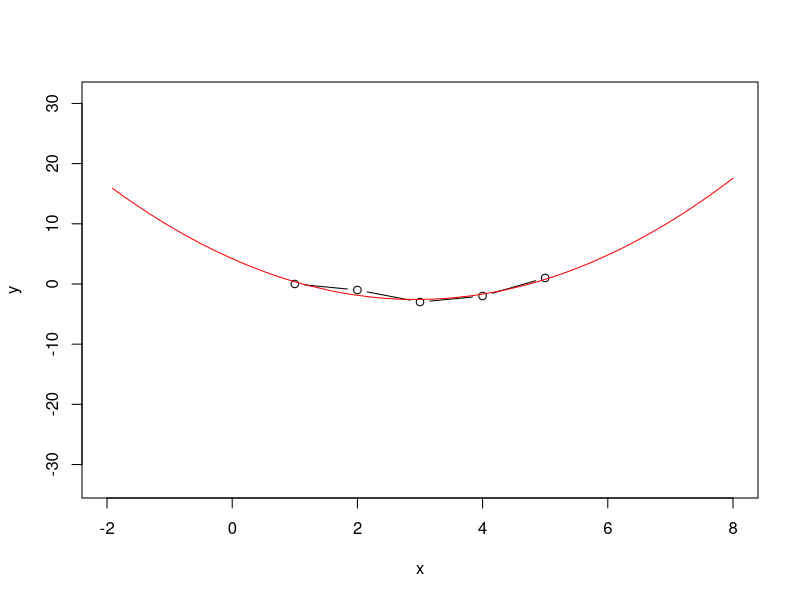

Recreate this plot in R.
#1) po castech linearni
# 2.3.4) POLYNOM vandermont, lagrangeuv tvar, newtonuw dodelat newtona
myPlot<-function(x,y,consX,consY){
  rozsiritX<-consX
  rozsiritY<-consY
  intervalX<-((x[length(x)])-x[1])*(rozsiritX) #rozsiri graf horizontalne
  intervalY<-(max(y)-min(y))*rozsiritY #rozsiri graf vertikalne 
  plot(c(x[1]-intervalX,x,x[length(x)]+intervalX),c(min(y)-intervalY,y,max(y)+intervalY),type="b")
}
funcVector<-function(iks,po){#c je polynom stupne
  fcVct<-matrix(nrow = po+1,ncol = length(iks))
  n=length(iks)
  fcVct[1,]=rep(1,n);
  for(i in 1:po){
    fcVct[i+1,]<-c(fcVct[i,]*iks)
  }
  return(fcVct)}

x<-c(1,2,3,4,5)

y<-c(0,-1,-3,-2,1)

# 
# x<-c(1,2,3,4)
# y<-c(3,7,12,25)

# y2<-c(10,5,-5,30,-6,-15,2,-22)
# y3<-c(6,1,-14,30,2,16,13,-22)
# yc<-c(-6,1,4,7,9,11,12,17,10,5,-5,30,-6,-15,2,-22,6,1,-14,30,2,16,13,-22)
# ym<-matrix(c(y,y2,y3),ncol=length(y))

xs<--pi
delta<-pi/(1.9)
xsin<-vector(mode = "numeric")
ysin<-c()
ind<-0
while(xs<(3*pi)){
  ys<-sin(xs)
  #print(ys)
    xsin[ind]<-round(xs,6)
    ysin[ind]<-round(ys,6)
    xs<-xs+delta
    ind<-ind+1
}
#print(xsin)
#print(ysin)


# x<-c(1,3,4)
# y<-c(2,5,6)


#myPlot(xsin,ysin,0.3,6)#vektory x, y a konstanty rozsireni grafu pro osu x, y

plot(x,y, type = "b",xlim = c(min(x)-3,max(x)+3),ylim = c(min(y)-30,max(y)+30))
# abline(v=xsin[1], col='maroon', lwd=1.5)
# abline(v=xsin[length(xsin)], col='maroon', lwd=1.5)

linearPol <- function(x,y,inp){
  pos<-0
  outp<-0
  if(inp<x[1]){ pos<-1}
  else if(inp>x[length(x)]){ pos<-length(x)-1 }
  else{
  for(i in 1:length(x)){
    if(x[i]>inp){ pos<-(i-1)
    break}
  }}
  outp<-(y[pos]*(x[pos+1]-inp)/(x[pos+1]-x[pos]))+(y[pos+1]*(inp-x[pos])/(x[pos+1]-x[pos]))
  
  points(inp,outp,type='p',col='aquamarine4')
  return(outp)
} # works fine

vandermondeM<- function(x,y,x0){
  b<-y
  matic<- matrix(nrow=length(x),ncol=length(x),byrow=TRUE)
  for(i in 1:length(x)){
    for(j in 1:length(x)){
      matic[i,j]<-x[i]^(j-1)
    } }
  res<-solve(matic,y)
  y0<-0
  for(i in length(res):1){
    y0<-y0*x0+res[i]
  }
  points(x0,y0, type='p',col='sienna')
} #funguje

lagrange<-function(x,y,x0){
  L<-0
  for(i in 1:length(x)){
    l<-1
    for(j in 1:length(x)){
      if(j!=i){
        l<-l*(x0-x[j])/(x[i]-x[j])
      }
    }
    L<-L+y[i]*l
  }
  points(x0,L,type='p',col='steelblue2')
  return(L)
  
  
} # funguje 

kubSpl0<-function(x,y,x0){ #nekde je chyba ve vkladani derivaci do matice, reseni avraci na posled 2 mistech 0-ly
  s<-(length(x)-1) #pocet intervalu
  mat<-matrix(nrow=4*s,ncol = 4*s)
  rightS<-c()
  
  for(i in 1:nrow(mat)){
    for(j in 1:nrow(mat))
      mat[i,j]<-0
  }
  
  ind<-1
  for(a in seq(1,2*s,2)){
    for(b in 1:4){
      mat[a,(ind-1)*4+b]<-x[ind]^(b-1)
      mat[a+1,(ind-1)*4+b]<-x[ind+1]^(b-1)
      
    }
    ind<-ind+1
  }
  
  for(a in 1:(s-1)){#navaznost 1 derivaci
    for(b in 2:4){
      mat[a+2*s,(a-1)*4+b]<-(b-1)*x[a+1]^(b-2)
      mat[a+2*s, a*4+b]<-(-1)*(b-1)*x[a+1]^(b-2) #bylo tu x[a+1]
      
    }
  }
  ind<-2 
    for(a in (3*s):(4*s-2)){#navaznost druhych derivaci
      
        mat[a,(ind-2)*4+3]<-2
        mat[a, (ind-1)*4+3]<-(-2) # minus ano ci ne
        
        mat[a,(ind-2)*4+4]<-6*x[ind]
        mat[a, (ind-1)*4+4]<-(-6)*x[ind+1] # minus ano ci ne? bylo x[ind+1]
        ind<-ind+1
    }
  
  mat[4*s-1,3]<-2
  mat[4*s-1,4]<-6*x[1]
  mat[4*s,(s-1)*4+3]<-2
  mat[4*s,(s-1)*4+4]<-6*x[length(x)]

  
  
  ind<-2
  
  for(i in 2:(4*s)){
    if(i==(2*s)) {next}
    if(i<(2*s)){#bylo jen 2s
      rightS[i]<-y[ind]
      ind<-ind+0.5 #po dvou cyklech zvedne ind o 1
    }
    else {rightS[i]<-0
    }
  }
  rightS[1]<-y[1]
  rightS[2*s]<-y[length(y)]

  xx<-solve(mat,rightS)
  
  print(xx)
  i<-(-10)
  if(x0<x[1]) {i<-0} #na ktere casti kub splinu budu fcni hodnotu pro x0 hledat
  else if(x0>x[length(x)]) {i<-length(x)-2}
  else {
    for(k in 2:length(x)){ 
      if(x[k]>x0) {
        i<-k-2
        break}}} 
 
  y0<-xx[i*4+1]+xx[i*4+2]*x0+xx[i*4+3]*x0*x0+xx[i*4+4]*x0*x0*x0
 
  points(x0, y0, type = "p",col='darkgreen')
  print(y0)
  return(y0)
}


kubSpl<-function(x,y,x0){
  ma<-matrix(nrow=(length(x)-2),ncol=(length(x)-2))
  g<-c()
  
  ma[1,1]= (x[3]-x[1])/3
  g[1]= (y[3]-y[2])/(x[3]-x[2])-(y[2]-y[1])/(x[2]-x[1])
  
  for(o in 2:nrow(ma)){#vytvorim 3diagonalni matici
    dx1<-(x[o+1]-x[o])
    dx2<-(x[o+2]-x[o+1])
    ma[o,o]<-(dx1+dx2)/3
    ma[o-1,o]<-dx1/6
    ma[o,o-1]<-ma[o-1,o]
    g[o]<-(y[o+2]-y[o+1])/(x[o+2]-x[o+1])-(y[o+1]-y[o])/(x[o+1]-x[o])
  }
  
  mi<-c(0,tridiagonal(ma,g),0) #vektor s resenim 3diagonal, prvni a posledni druha derivace =0
  ai<-c()
  bi<-c()
  for(u in 1:(length(x)-1)){
    bi[u]<-y[u]-mi[u]*(x[u+1]-x[u])*(x[u+1]-x[u])/6 
    ai[u]<-(y[u+1]-y[u])/(x[u+1]-x[u])+mi[u]*(x[u+1]-x[u])/6-mi[u+1]*(x[u+1]-x[u])/6
  }
  
  
  i<-1
  y0<-0
  
  if(x0<x[1]) {i<-1} #na ktere casti kub splinu budu fcni hodnotu pro x0 hledat
  else if(x0>x[length(x)]) {i<-length(x)-1}
  else {
    for(k in 1:length(x)){ 
      if(x[k]>x0) {
        i<-(k-1)
        break}      }} 
  
  y0<-(x0-x[i])^3/(6*(x[i+1]-x[i]))*mi[i+1]+(x[i+1]-x0)^3/(6*(x[i+1]-x[i]))*mi[i]+ai[i]*(x0-x[i])+bi[i]
  #print(y0)
  points(x0, y0, type = "p",col="red")
  return(y0)
  
  
} #funguje 

kubSplVectorx0<-function(x,y,x0){ #vstup x0 je vektor
  ma<-matrix(nrow=(length(x)-2),ncol=(length(x)-2))
  g<-c()
  
  ma[1,1]= (x[3]-x[1])/3
  g[1]= (y[3]-y[2])/(x[3]-x[2])-(y[2]-y[1])/(x[2]-x[1])
  
  for(o in 2:nrow(ma)){
    dx1<-(x[o+1]-x[o])
    dx2<-(x[o+2]-x[o+1])
    ma[o,o]<-(dx1+dx2)/3
    ma[o-1,o]<-dx1/6
    ma[o,o-1]<-ma[o-1,o]
    g[o]<-(y[o+2]-y[o+1])/(x[o+2]-x[o+1])-(y[o+1]-y[o])/(x[o+1]-x[o])
  }
  
  mi<-c(0,tridiagonal(ma,g),0) #vektor s resenim 3diagonal, prvni a posledni druha derivace =0
  ai<-c()
  bi<-c()
  for(u in 1:(length(x)-1)){
    bi[u]<-y[u]-mi[u]*(x[u+1]-x[u])*(x[u+1]-x[u])/6 
    ai[u]<-(y[u+1]-y[u])/(x[u+1]-x[u])+mi[u]*(x[u+1]-x[u])/6-mi[u+1]*(x[u+1]-x[u])/6
  }
  #print(ai)
  #print(bi)
  y0<-c()
  for(r in 1:length(x0)){
  i<-1
  y0[r]<-0
  
  if(x0[r]<x[1]) {i<-1} #na ktere casti kub splinu budu fcni hodnotu pro x0 hledat
  else if(x0[r]>x[length(x)]) {i<-length(x)-1}
  else {
    for(k in 1:length(x)){ 
      if(x[k]>x0[r]) {
        i<-(k-1)
        break}}} 
  
  y0[r]<-(x0[r]-x[i])^3/(6*(x[i+1]-x[i]))*mi[i+1]+(x[i+1]-x0[r])^3/(6*(x[i+1]-x[i]))*mi[i]+ai[i]*(x0[r]-x[i])+bi[i]
  #if(draw==1)
  points(x0[r], y0[r],type='p',col='red',bg='red',pch=21,cex=0.3)
  }
  
  return(y0)
  
} #funguje 
mNejCtv<-function(x,y,x0,pol){##jednoducha verze, uz funkcni
  mat<-matrix(ncol = (pol+1),nrow = (pol+1))
  s<-(pol+1)
  c<-length(x)
  vysl<-c()
  for(i in 1:s){#radky
    su<-0
    for(j in i:s){#sloupce
      sum<-0
      for(k in 1:c){#vsechny x
        sum<-sum+x[k]^(i+j-2)
        if(j==i)#prava strana 
        {
          su<-su+y[k]*x[k]^(i-1)
        }
      }
      mat[i,j]<-sum
      mat[j,i]<-sum
    }
    vysl[i]<-su #prava strana
  }
 # print(mat)
 # print(vysl)
  xx<-solve(mat,vysl)
  print(xx)
  y0<- xx %*% funcVector(x0,pol)
  points(x0, y0, type = "l",col='red')
}

mNejCtvMultiY<-function(x,y,x0,pol,testing){#y je matice kde radek je mnozina y, NA 95% NEFUNGUJE, NUTNO OPRAVIT NA ZAKLADE mNejCtv
  #vytvari graf pro kazdy set y, ale pomoci lUDekomozice resi vse rychle
  mat<-matrix(ncol = (pol+1),nrow = (pol+1))
  s<-(pol+1)
  c<-length(x)
  vysl<-matrix(ncol = s,nrow = nrow(y))
  for(v in 1:nrow(y)){
    for(i in 1:s){
      su<-0
      for(j in i:s){
        sum<-0
        for(k in 1:c){
          sum<-sum+x[k]^(i+j-2)
        }
        mat[i,j]<-sum
        mat[j,i]<-sum
        
        su<-su+y[v,j]*x[j]^(i-1)
      }
      vysl[v,i]<-su
    }
  }
  print(vysl)
  xx<-lUD(mat,y)
  if(testing==TRUE){
    for(j in 1:nrow(xx))
    {
      myPlot(x,y[j,],0.5,2)
      for(p in 1:1000){
        y0<- xx[j,] %*% funcVector(x0,pol)
        points(x0, y0, type = "p",col='darkblue')
        x0<-runif(1,min(x)-2,max(x)+2)
      }
    }
  }
  #y0<-dejHod(xx[1,],x0)
  # print(y0)
  #points(x0, y0, type = "p",col='darkblue')
}


newtonInterpol<-function(x,y,x0){
  mat<-matrix(nrow = length(x),ncol = length(x)+1)
  mat[,1]<-x
  mat[,2]<-y
  k<-nrow(mat)
  for(j in 3:ncol(mat)){
    k<-k-1
    for(i in 1:k){
      mat[i,j]<-(mat[i+1,j-1]-mat[i,j-1])/(mat[i+j-2,1]-mat[i,1])
    }
  }
  #print(mat[1,2:ncol(mat)])
  y0<-mat[1,2]
  sumx<-1
  for(h in 3:ncol(mat))
  {
    sumx<-sumx*(x0-x[h-2])
    y0<-y0+mat[1,h]*sumx
  }
  points(x0, y0, type = "p",col='red3')
}

newtonInterpolFast<-function(x,y,x0,a){
  #http://mi21.vsb.cz/sites/mi21.vsb.cz/files/unit/numericke_metody_interaktivne.pdf (algoritmus 20)
  pocetX<-length(x)
  a[1]<-y[1]
  if(length(a)!=pocetX)
  for(i in (length(a)+1):pocetX){#resim pouze indexy a, ktere nejsou vypocitane
    S<-0
    P<-1
    for(j in 1:(i-1)){
      S<-S+a[j]*P
      P<-P*(x[i]-x[j])
    }
    a[i]<-(y[i]-S)/P
  }
  
  S<-0
  P<-1
  for(k in 1:(pocetX)){
    S<-S+a[k]*P
    P<-P*(x0-x[k])#tady sice pouziju posledni x, ale k vypoctu neslouzi
  }
  points(x0, S, type = "p",col='gold')
  return(a)
}

a<-c()

# print(system.time(for(p in 1:1000)a<- newtonInterpolFast(xsin,ysin,runif(1,-6,2*pi+10),a)))
#print(system.time(for(p in 1:1000)kubSpl(xsin,ysin,runif(1,-6,2*pi+10))))
#print(system.time(for(p in 1:5000)a<- mNejCtv(xsin,ysin,runif(1,-6,2*pi+10),8)))# minn<-min(x)-2

minn<-min(x)-2
 maxx<-max(x)+2
 #print(system.time(for(p in 1:5000)a<- newtonInterpolFast(x,y,runif(1,minn,maxx),a)))
# print(system.time(for(p in 1:5000) newtonInterpol(x,y,runif(1,minn,maxx))))
# print(system.time(for(p in 1:5000) vandermondeM(x,y,runif(1,minn,maxx)) ))
# print(system.time(for(p in 1:5000) lagrange(x,y,runif(1,minn,maxx)) ))

#mNejCtvMultiY(x,ym,runif(1,minn,maxx),5,TRUE) #nedavat do cyklu!!! ma v sobe vlastni
xss<-seq(0,100,2)
 #yss<-kubSplVectorx0(x,y,xss)
 #plot(xss,yss)
for(p in 1:1){
 #a<- newtonInterpolFast(x,y,2,a)
#newtonInterpol(x,y,runif(1,minn,maxx))
mNejCtv(x,y,sort(runif(100,-2,8)),2)
#kubSpl(x,y,runif(1,minn,maxx))
#linearPol(x,y,runif(1,minn,maxx))
#vandermondeM(x,y,runif(1,minn,maxx))
#lagrange(x,y,runif(1,minn,maxx))
 }

